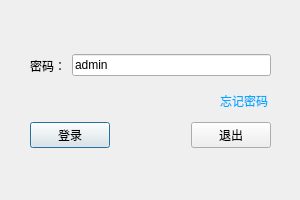
<?xml version="1.0" encoding="UTF-8"?>
<ui version="4.0">
 <class>LoginDialog</class>
 <widget class="QDialog" name="LoginDialog">
  <property name="geometry">
   <rect>
    <x>0</x>
    <y>0</y>
    <width>300</width>
    <height>200</height>
   </rect>
  </property>
  <property name="minimumSize">
   <size>
    <width>300</width>
    <height>200</height>
   </size>
  </property>
  <property name="maximumSize">
   <size>
    <width>300</width>
    <height>200</height>
   </size>
  </property>
  <property name="windowTitle">
   <string>密码簿</string>
  </property>
  <widget class="QLabel" name="losePwdLabel">
   <property name="geometry">
    <rect>
     <x>220</x>
     <y>90</y>
     <width>54</width>
     <height>21</height>
    </rect>
   </property>
   <property name="palette">
    <palette>
     <active>
      <colorrole role="WindowText">
       <brush brushstyle="SolidPattern">
        <color alpha="255">
         <red>0</red>
         <green>170</green>
         <blue>255</blue>
        </color>
       </brush>
      </colorrole>
      <colorrole role="Text">
       <brush brushstyle="SolidPattern">
        <color alpha="255">
         <red>0</red>
         <green>170</green>
         <blue>255</blue>
        </color>
       </brush>
      </colorrole>
     </active>
     <inactive>
      <colorrole role="WindowText">
       <brush brushstyle="SolidPattern">
        <color alpha="255">
         <red>0</red>
         <green>170</green>
         <blue>255</blue>
        </color>
       </brush>
      </colorrole>
      <colorrole role="Text">
       <brush brushstyle="SolidPattern">
        <color alpha="255">
         <red>0</red>
         <green>170</green>
         <blue>255</blue>
        </color>
       </brush>
      </colorrole>
     </inactive>
     <disabled>
      <colorrole role="WindowText">
       <brush brushstyle="SolidPattern">
        <color alpha="255">
         <red>120</red>
         <green>120</green>
         <blue>120</blue>
        </color>
       </brush>
      </colorrole>
      <colorrole role="Text">
       <brush brushstyle="SolidPattern">
        <color alpha="255">
         <red>120</red>
         <green>120</green>
         <blue>120</blue>
        </color>
       </brush>
      </colorrole>
     </disabled>
    </palette>
   </property>
   <property name="font">
    <font>
     <family>宋体</family>
    </font>
   </property>
   <property name="cursor">
    <cursorShape>PointingHandCursor</cursorShape>
   </property>
   <property name="text">
    <string>忘记密码</string>
   </property>
   <property name="openExternalLinks">
    <bool>true</bool>
   </property>
  </widget>
  <widget class="QWidget" name="layoutWidget">
   <property name="geometry">
    <rect>
     <x>30</x>
     <y>50</y>
     <width>241</width>
     <height>31</height>
    </rect>
   </property>
   <layout class="QHBoxLayout" name="horizontalLayout">
    <item>
     <widget class="QLabel" name="label">
      <property name="font">
       <font>
        <family>宋体</family>
        <weight>50</weight>
        <bold>false</bold>
       </font>
      </property>
      <property name="text">
       <string>密码：</string>
      </property>
     </widget>
    </item>
    <item>
     <widget class="QLineEdit" name="pwdEdit">
      <property name="text">
       <string>admin</string>
      </property>
     </widget>
    </item>
   </layout>
  </widget>
  <widget class="QWidget" name="layoutWidget">
   <property name="geometry">
    <rect>
     <x>30</x>
     <y>120</y>
     <width>241</width>
     <height>31</height>
    </rect>
   </property>
   <layout class="QHBoxLayout" name="horizontalLayout_2">
    <item>
     <widget class="QPushButton" name="loginBtn">
      <property name="sizePolicy">
       <sizepolicy hsizetype="Expanding" vsizetype="Fixed">
        <horstretch>0</horstretch>
        <verstretch>0</verstretch>
       </sizepolicy>
      </property>
      <property name="font">
       <font>
        <family>宋体</family>
       </font>
      </property>
      <property name="text">
       <string>登录</string>
      </property>
     </widget>
    </item>
    <item>
     <spacer name="horizontalSpacer">
      <property name="orientation">
       <enum>Qt::Horizontal</enum>
      </property>
      <property name="sizeHint" stdset="0">
       <size>
        <width>40</width>
        <height>20</height>
       </size>
      </property>
     </spacer>
    </item>
    <item>
     <widget class="QPushButton" name="exitBtn">
      <property name="sizePolicy">
       <sizepolicy hsizetype="Expanding" vsizetype="Fixed">
        <horstretch>0</horstretch>
        <verstretch>0</verstretch>
       </sizepolicy>
      </property>
      <property name="font">
       <font>
        <family>宋体</family>
       </font>
      </property>
      <property name="text">
       <string>退出</string>
      </property>
     </widget>
    </item>
   </layout>
  </widget>
 </widget>
 <resources/>
 <connections/>
</ui>
